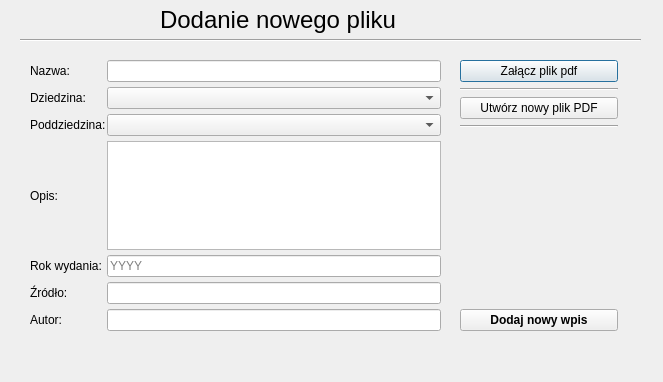
<?xml version="1.0" encoding="UTF-8"?>
<ui version="4.0">
 <class>GlowneOkno</class>
 <widget class="QDialog" name="GlowneOkno">
  <property name="windowModality">
   <enum>Qt::WindowModal</enum>
  </property>
  <property name="geometry">
   <rect>
    <x>0</x>
    <y>0</y>
    <width>663</width>
    <height>382</height>
   </rect>
  </property>
  <property name="sizePolicy">
   <sizepolicy hsizetype="Fixed" vsizetype="Fixed">
    <horstretch>0</horstretch>
    <verstretch>0</verstretch>
   </sizepolicy>
  </property>
  <property name="maximumSize">
   <size>
    <width>1024</width>
    <height>768</height>
   </size>
  </property>
  <property name="focusPolicy">
   <enum>Qt::NoFocus</enum>
  </property>
  <property name="windowTitle">
   <string>Repozytorium plików PDF</string>
  </property>
  <widget class="QWidget" name="gridLayoutWidget">
   <property name="geometry">
    <rect>
     <x>30</x>
     <y>60</y>
     <width>411</width>
     <height>276</height>
    </rect>
   </property>
   <layout class="QGridLayout" name="gridLayout_3" columnstretch="0,0">
    <property name="sizeConstraint">
     <enum>QLayout::SetDefaultConstraint</enum>
    </property>
    <property name="bottomMargin">
     <number>5</number>
    </property>
    <property name="horizontalSpacing">
     <number>1</number>
    </property>
    <property name="verticalSpacing">
     <number>5</number>
    </property>
    <item row="2" column="1">
     <widget class="QComboBox" name="comboBox_2"/>
    </item>
    <item row="1" column="1">
     <widget class="QComboBox" name="comboBox"/>
    </item>
    <item row="2" column="0">
     <widget class="QLabel" name="PodkategoriaLabel">
      <property name="text">
       <string>Poddziedzina:</string>
      </property>
     </widget>
    </item>
    <item row="3" column="1">
     <widget class="QPlainTextEdit" name="OpisTextEdit">
      <property name="layoutDirection">
       <enum>Qt::LeftToRight</enum>
      </property>
      <property name="tabChangesFocus">
       <bool>true</bool>
      </property>
     </widget>
    </item>
    <item row="3" column="0">
     <widget class="QLabel" name="OpisLabel">
      <property name="text">
       <string>Opis:</string>
      </property>
     </widget>
    </item>
    <item row="0" column="0">
     <widget class="QLabel" name="NazwaLabel">
      <property name="text">
       <string>Nazwa:</string>
      </property>
     </widget>
    </item>
    <item row="4" column="0">
     <widget class="QLabel" name="Data_wydaniaLabel">
      <property name="text">
       <string>Rok wydania:</string>
      </property>
     </widget>
    </item>
    <item row="1" column="0">
     <widget class="QLabel" name="KategoriaLabel">
      <property name="text">
       <string>Dziedzina:</string>
      </property>
     </widget>
    </item>
    <item row="0" column="1">
     <widget class="QLineEdit" name="NazwaLineEdit">
      <property name="alignment">
       <set>Qt::AlignJustify|Qt::AlignVCenter</set>
      </property>
     </widget>
    </item>
    <item row="5" column="1">
     <widget class="QLineEdit" name="ZrodloLineEdit_2">
      <property name="inputMask">
       <string/>
      </property>
      <property name="text">
       <string/>
      </property>
      <property name="echoMode">
       <enum>QLineEdit::Normal</enum>
      </property>
      <property name="alignment">
       <set>Qt::AlignJustify|Qt::AlignVCenter</set>
      </property>
      <property name="placeholderText">
       <string/>
      </property>
     </widget>
    </item>
    <item row="5" column="0">
     <widget class="QLabel" name="ZrodloLabel">
      <property name="text">
       <string>Źródło:</string>
      </property>
     </widget>
    </item>
    <item row="6" column="0">
     <widget class="QLabel" name="ZrodloLabel_2">
      <property name="text">
       <string>Autor:</string>
      </property>
     </widget>
    </item>
    <item row="6" column="1">
     <widget class="QLineEdit" name="AutorLineEdit_3">
      <property name="inputMask">
       <string/>
      </property>
      <property name="text">
       <string/>
      </property>
      <property name="echoMode">
       <enum>QLineEdit::Normal</enum>
      </property>
      <property name="alignment">
       <set>Qt::AlignJustify|Qt::AlignVCenter</set>
      </property>
      <property name="placeholderText">
       <string/>
      </property>
     </widget>
    </item>
    <item row="4" column="1">
     <widget class="QLineEdit" name="Data_wydaniaLineEdit">
      <property name="inputMask">
       <string/>
      </property>
      <property name="text">
       <string/>
      </property>
      <property name="echoMode">
       <enum>QLineEdit::Normal</enum>
      </property>
      <property name="alignment">
       <set>Qt::AlignJustify|Qt::AlignVCenter</set>
      </property>
      <property name="placeholderText">
       <string>YYYY</string>
      </property>
     </widget>
    </item>
   </layout>
  </widget>
  <widget class="QLabel" name="naglowekLabel">
   <property name="geometry">
    <rect>
     <x>160</x>
     <y>0</y>
     <width>320</width>
     <height>40</height>
    </rect>
   </property>
   <property name="font">
    <font>
     <pointsize>18</pointsize>
    </font>
   </property>
   <property name="contextMenuPolicy">
    <enum>Qt::NoContextMenu</enum>
   </property>
   <property name="layoutDirection">
    <enum>Qt::LeftToRight</enum>
   </property>
   <property name="text">
    <string>Dodanie nowego pliku</string>
   </property>
   <property name="textFormat">
    <enum>Qt::AutoText</enum>
   </property>
  </widget>
  <widget class="Line" name="line">
   <property name="windowModality">
    <enum>Qt::WindowModal</enum>
   </property>
   <property name="geometry">
    <rect>
     <x>20</x>
     <y>30</y>
     <width>621</width>
     <height>20</height>
    </rect>
   </property>
   <property name="orientation">
    <enum>Qt::Horizontal</enum>
   </property>
  </widget>
  <widget class="QWidget" name="verticalLayoutWidget_2">
   <property name="geometry">
    <rect>
     <x>460</x>
     <y>60</y>
     <width>158</width>
     <height>271</height>
    </rect>
   </property>
   <layout class="QVBoxLayout" name="verticalLayout_2">
    <item>
     <widget class="QPushButton" name="ZalaczButton">
      <property name="text">
       <string>Załącz plik pdf</string>
      </property>
      <property name="icon">
       <iconset>
        <normaloff>:/rozne/filenew.png</normaloff>:/rozne/filenew.png</iconset>
      </property>
     </widget>
    </item>
    <item>
     <widget class="Line" name="line_3">
      <property name="orientation">
       <enum>Qt::Horizontal</enum>
      </property>
     </widget>
    </item>
    <item>
     <widget class="QPushButton" name="UtworzPButton">
      <property name="text">
       <string>Utwórz nowy plik PDF</string>
      </property>
      <property name="icon">
       <iconset>
        <normaloff>:/rozne/icon.png</normaloff>:/rozne/icon.png</iconset>
      </property>
     </widget>
    </item>
    <item>
     <widget class="Line" name="line_6">
      <property name="orientation">
       <enum>Qt::Horizontal</enum>
      </property>
     </widget>
    </item>
    <item>
     <spacer name="verticalSpacer">
      <property name="orientation">
       <enum>Qt::Vertical</enum>
      </property>
      <property name="sizeHint" stdset="0">
       <size>
        <width>20</width>
        <height>40</height>
       </size>
      </property>
     </spacer>
    </item>
    <item>
     <widget class="QPushButton" name="DodajButton">
      <property name="font">
       <font>
        <weight>75</weight>
        <bold>true</bold>
       </font>
      </property>
      <property name="text">
       <string>Dodaj nowy wpis</string>
      </property>
      <property name="icon">
       <iconset>
        <normaloff>:/rozne/add.png</normaloff>:/rozne/add.png</iconset>
      </property>
     </widget>
    </item>
   </layout>
  </widget>
 </widget>
 <resources>
  <include location="pulpitall/PO_repozytorium/zasoby.qrc"/>
 </resources>
 <connections/>
</ui>
